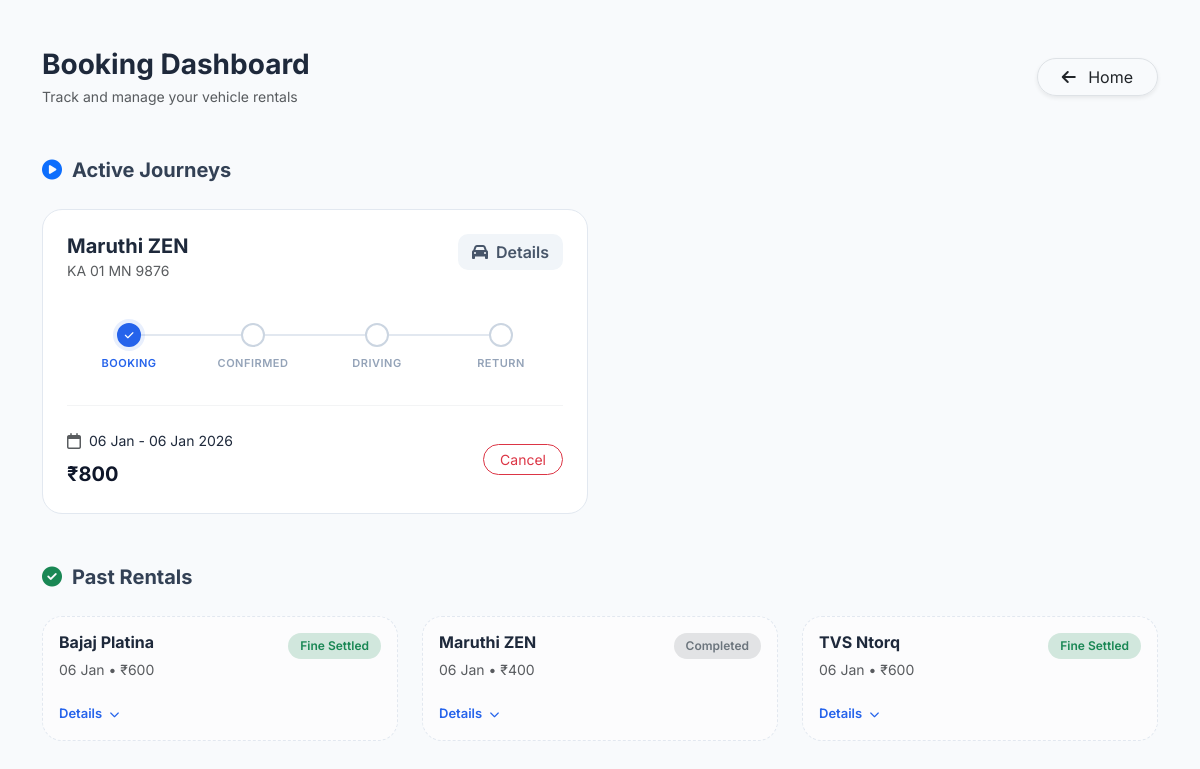
Screenshot of /my_bookings/ (signed in) with the database file from the repository.
### wheelzy_app/models.py (models this page shows, shortened)
class Booking(models.Model):
    STATUS_CHOICES = [
        ("payment_pending", "Payment Pending"),
        ("pending", "Pending"),
        ("confirmed", "Confirmed"),
        ("in_use", "In Use"),
        ("returned", "Returned"),
        ("damage_reported", "Damage Reported"),
        ("cancelled", "Cancelled"),
    ]
    user = models.ForeignKey(User, on_delete=models.CASCADE)
    vehicle = models.ForeignKey(Vehicle, on_delete=models.CASCADE)
    start_time = models.DateTimeField()
    end_time = models.DateTimeField()
    total_price = models.PositiveIntegerField(default=0)
    status = models.CharField(max_length=30, choices=STATUS_CHOICES, default="payment_pending")
    is_rent_paid = models.BooleanField(default=False)
    ordered_at = models.DateTimeField(auto_now_add=True)
    razorpay_order_id = models.CharField(max_length=255, blank=True, null=True)
    razorpay_payment_id = models.CharField(max_length=255, blank=True, null=True)
    razorpay_signature = models.CharField(max_length=255, blank=True, null=True)

class Vehicle(models.Model):
    VEHICLE_TYPES = (
        ("car", "Car"),
        ("bike", "Bike"),
    )
    owner = models.ForeignKey(
        User,
        on_delete=models.CASCADE,
        related_name="vehicles",
        null=True,
        blank=True
    )
    vehicle_name = models.CharField(max_length=255)
    vehicle_type = models.CharField(max_length=25, choices=VEHICLE_TYPES)
    number_plate = models.CharField(max_length=50, unique=True)
    price_per_hour = models.PositiveIntegerField()
    seats = models.PositiveIntegerField(blank=True)
    image = CloudinaryField('vehicle_images', blank=True, null=True)
    is_available = models.BooleanField(default=True)

### wheelzy_app/views.py (the view)
# urls.py: path("my_bookings/", views.my_bookings, name="my_bookings"),
@login_required
def my_bookings(request):
    bookings = (
        Booking.objects
        .filter(user=request.user,is_rent_paid=True)
        .select_related("vehicle", "damage_report")
        .order_by("-ordered_at")
    )
    has_unpaid_damage = DamageReport.objects.filter(
        booking__user=request.user,
        is_paid=False
    ).exists()
    return render(
        request,
        "my_bookings.html",
        {
            "bookings": bookings,
            "has_unpaid_damage": has_unpaid_damage
        }
    )

### wheelzy_app/templates/my_bookings.html (shortened to what this page needs)
{% load static %}
<!DOCTYPE html>
<html lang="en">
<head>
    <link rel="stylesheet" href="https://cdnjs.cloudflare.com/ajax/libs/font-awesome/6.5.1/css/all.min.css">
    <link href="https://cdn.jsdelivr.net/npm/bootstrap@5.3.2/dist/css/bootstrap.min.css" rel="stylesheet">
</head>
<body>
<div class="container py-5">
    <div class="d-flex justify-content-between align-items-center mb-5">
        <div>
            <h1 class="fw-bold h3 mb-1">Booking Dashboard</h1>
            <p class="text-muted small mb-0">Track and manage your vehicle rentals</p>
        </div>
        <a href="{% url 'home' %}" class="btn btn-white border shadow-sm rounded-pill px-4">
            <i class="fa-solid fa-arrow-left me-2"></i> Home
        </a>
    </div>
    <div class="section-title">
        <i class="fa-solid fa-circle-play text-primary"></i> Active Journeys
    </div>
    <div class="row g-4 mb-5">
        {% for booking in bookings %}
        {% if booking.status != "returned" and not booking.damage_report.is_paid %}
        <div class="col-lg-6">
            <div class="booking-card">
                <div class="d-flex justify-content-between align-items-start mb-3">
                    <div>
                        <h5 class="fw-bold mb-0">{{ booking.vehicle.vehicle_name }}</h5>
                        <span class="text-muted small">{{ booking.vehicle.number_plate }}</span>
                    </div>
                    <button class="btn btn-view" data-bs-toggle="modal" data-bs-target="#vehicleModal{{ booking.id }}">
                        <i class="fa-solid fa-car me-2"></i>Details
                    </button>
                </div>
                <div class="booking-stepper">
                    <div class="step {% if booking.status != 'pending' %}done{% else %}active{% endif %}">
                        <div class="step-dot"><i class="fa-solid fa-check"></i></div>
                        <div class="step-label">Booking</div>
                    </div>
                    <div class="step {% if booking.status in 'in_use returned' %}done{% elif booking.status == 'confirmed' %}active{% endif %}">
                        <div class="step-dot"><i class="fa-solid fa-check"></i></div>
                        <div class="step-label">Confirmed</div>
                    </div>
                    <div class="step {% if booking.status == 'returned' or booking.damage_report %}done{% elif booking.status == 'in_use' %}active{% endif %}">
                        <div class="step-dot"><i class="fa-solid fa-check"></i></div>
                        <div class="step-label">Driving</div>
                    </div>
                    {% if booking.damage_report %}
                    <div class="step active damage">
                        <div class="step-dot">!</div>
                        <div class="step-label">Issue</div>
                    </div>
                    {% else %}
                    <div class="step {% if booking.status == 'returned' %}done{% endif %}">
                        <div class="step-dot"><i class="fa-solid fa-check"></i></div>
                        <div class="step-label">Return</div>
                    </div>
                    {% endif %}
                </div>
                <hr class="my-4" style="opacity: 0.05;">
                <div class="row align-items-center">
                    <div class="col-sm-7">
                        <div class="d-flex align-items-center mb-2">
                            <i class="fa-regular fa-calendar text-muted me-2"></i>
                            <span class="small">{{ booking.start_time|date:"d M" }} - {{ booking.end_time|date:"d M Y" }}</span>
                        </div>
                        <div class="price-tag">₹{{ booking.total_price }}</div>
                    </div>
                    <div class="col-sm-5 text-sm-end mt-3 mt-sm-0">
                        {% if booking.status == "pending" %}
                            <a href="{% url 'cancel_booking' booking.id %}" class="btn btn-sm btn-outline-danger rounded-pill px-3">Cancel</a>
                        {% endif %}
                    </div>
                </div>
            </div>
        </div>
        {% endif %}
        {% endfor %}
    </div>
    <div class="section-title">
        <i class="fa-solid fa-circle-check text-success"></i> Past Rentals
    </div>
    <div class="row g-4">
        {% for booking in bookings %}
        {% if booking.status == "returned" or booking.damage_report.is_paid %}
        <div class="col-md-6 col-xl-4">
            <div class="booking-card completed p-3">
                <div class="d-flex justify-content-between">
                    <h6 class="fw-bold mb-1">{{ booking.vehicle.vehicle_name }}</h6>
                    {% if booking.damage_report.is_paid %}
                        <span class="status-badge bg-success-subtle text-success">Fine Settled</span>
                    {% else %}
                        <span class="status-badge bg-secondary-subtle text-secondary">Completed</span>
                    {% endif %}
                </div>
                <p class="small text-muted mb-3">{{ booking.start_time|date:"d M" }} • ₹{{ booking.total_price }}</p>
                <button class="collapse-btn mt-2" type="button" data-bs-toggle="collapse" data-bs-target="#completed{{ booking.id }}">
                    Details <i class="fa-solid fa-chevron-down ms-1" style="font-size: 10px;"></i>
                </button>
            </div>
        </div>
        {% endif %}
        {% endfor %}
    </div>
</div>
</body>
</html>

### wheelzy_app/templates/my_bookings.html (style rules this page uses)
:root { --primary: #2563eb; --success: #10b981; --warning: #f59e0b; --danger: #ef4444; --bg: #f8fafc; --card-border: #e2e8f0; }
body { background-color: var(--bg); font-family: 'Inter', sans-serif; color: #1e293b; }
.section-title { font-size: 1.25rem; font-weight: 700; color: #334155; margin-bottom: 1.5rem; display: flex; align-items: center; gap: 10px; }
.booking-card { background: white; border: 1px solid var(--card-border); border-radius: 20px; padding: 1.5rem; transition: all 0.3s ease; position: relative; overflow: hidden; }
.booking-card.completed { background: #fcfcfd; border-style: dashed; }
.booking-stepper { display: flex; justify-content: space-between; padding: 25px 0 10px; position: relative; }
.booking-stepper::before { content: ""; position: absolute; top: 36px; left: 10%; right: 10%; height: 2px; background: #e2e8f0; z-index: 0; }
.step { flex: 1; text-align: center; position: relative; z-index: 1; }
.step-dot { width: 24px; height: 24px; margin: 0 auto 8px; background: white; border: 2px solid #cbd5e1; border-radius: 50%; display: flex; align-items: center; justify-content: center; font-size: 10px; color: transparent; transition: all 0.3s ease; }
.step-label { font-size: 11px; font-weight: 600; color: #94a3b8; text-transform: uppercase; letter-spacing: 0.5px; }
.step.active .step-dot { border-color: var(--primary); box-shadow: 0 0 0 4px rgba(37, 99, 235, 0.1); background: var(--primary); color: white; }
.step.active .step-label { color: var(--primary); }
.price-tag { font-size: 1.25rem; font-weight: 700; color: #0f172a; }
.btn-view { background: #f1f5f9; border: none; color: #475569; font-weight: 600; border-radius: 10px; padding: 6px 14px; }
.status-badge { font-size: 0.75rem; padding: 4px 12px; border-radius: 50px; font-weight: 600; }
.collapse-btn { border: none; background: none; color: var(--primary); font-weight: 600; font-size: 13px; padding: 0; }

### rows the page displays
Booking: vehicle.vehicle_name "Maruthi ZEN", vehicle.number_plate "KA 01 MN 9876", start_time "06 Jan", end_time "06 Jan 2026", total_price "800", status "Cancel"
Booking: vehicle.vehicle_name "Bajaj Platina", shows "Fine Settled", start_time "06 Jan", total_price "600"
Booking: vehicle.vehicle_name "Maruthi ZEN", shows "Completed", start_time "06 Jan", total_price "400"
Booking: vehicle.vehicle_name "TVS Ntorq", shows "Fine Settled", start_time "06 Jan", total_price "600"
